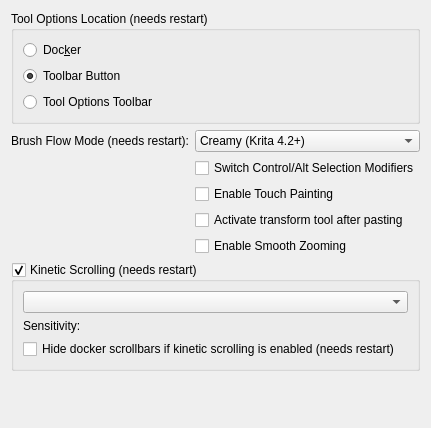
     <widget class="QWidget" name="Tools">
      <attribute name="title">
       <string>Tools</string>
      </attribute>
      <layout class="QFormLayout" name="formLayout_12">
       <item row="0" column="0" colspan="2">
        <widget class="QGroupBox" name="groupBox_4">
         <property name="title">
          <string>Tool Options Location (needs restart)</string>
         </property>
         <layout class="QVBoxLayout" name="verticalLayout_3">
          <item>
           <widget class="QRadioButton" name="m_radioToolOptionsInDocker">
            <property name="text">
             <string>Doc&amp;ker</string>
            </property>
           </widget>
          </item>
          <item>
           <widget class="QRadioButton" name="m_radioToolOptionsInToolbar">
            <property name="text">
             <string>Toolbar Button</string>
            </property>
            <property name="checked">
             <bool>true</bool>
            </property>
           </widget>
          </item>
          <item>
           <widget class="QRadioButton" name="m_radioToolOptionsInToolsToolbar">
            <property name="text">
             <string>Tool Options Toolbar</string>
            </property>
           </widget>
          </item>
         </layout>
        </widget>
       </item>
       <item row="1" column="0">
        <widget class="QLabel" name="lblFlowMode">
         <property name="text">
          <string>Brush Flow Mode (needs restart):</string>
         </property>
        </widget>
       </item>
       <item row="1" column="1">
        <widget class="QComboBox" name="cmbFlowMode">
         <item>
          <property name="text">
           <string>Creamy (Krita 4.2+)</string>
          </property>
         </item>
         <item>
          <property name="text">
           <string>Hard (Krita 4.1 and earlier versions)</string>
          </property>
         </item>
        </widget>
       </item>
       <item row="2" column="1">
        <widget class="QCheckBox" name="m_chkSwitchSelectionCtrlAlt">
         <property name="text">
          <string>Switch Control/Alt Selection Modifiers</string>
         </property>
        </widget>
       </item>
       <item row="3" column="1">
        <widget class="QCheckBox" name="chkEnableTouch">
         <property name="text">
          <string>Enable Touch Painting</string>
         </property>
        </widget>
       </item>
       <item row="4" column="1">
        <widget class="QCheckBox" name="chkEnableTranformToolAfterPaste">
         <property name="text">
          <string>Activate transform tool after pasting</string>
         </property>
        </widget>
       </item>
       <item row="5" column="1">
        <widget class="QCheckBox" name="chkEnableSmoothZooming">
         <property name="text">
          <string>Enable Smooth Zooming</string>
         </property>
         <property name="checked">
          <bool>false</bool>
         </property>
        </widget>
       </item>
       <item row="6" column="0" colspan="2">
        <widget class="QGroupBox" name="m_groupBoxKineticScrollingSettings">
         <property name="title">
          <string>Kinetic Scrolling (needs restart)</string>
         </property>
         <property name="checkable">
          <bool>true</bool>
         </property>
         <property name="checked">
          <bool>true</bool>
         </property>
         <layout class="QFormLayout" name="formLayout_10">
          <item row="0" column="0" colspan="2">
           <widget class="QComboBox" name="m_cmbKineticScrollingGesture"/>
          </item>
          <item row="1" column="0">
           <widget class="QLabel" name="labelKineticScrollingSensitivity">
            <property name="text">
             <string>Sensitivity:</string>
            </property>
           </widget>
          </item>
          <item row="1" column="1">
           <widget class="KisSliderSpinBox" name="m_kineticScrollingSensitivitySlider" native="true"/>
          </item>
          <item row="2" column="0" colspan="2">
           <widget class="QCheckBox" name="m_chkKineticScrollingHideScrollbars">
            <property name="text">
             <string>Hide docker scrollbars if kinetic scrolling is enabled (needs restart)</string>
            </property>
            <property name="checked">
             <bool>false</bool>
            </property>
           </widget>
          </item>
         </layout>
        </widget>
       </item>
       <item row="7" column="0" colspan="2">
        <spacer name="verticalSpacer_2">
         <property name="orientation">
          <enum>Qt::Vertical</enum>
         </property>
         <property name="sizeHint" stdset="0">
          <size>
           <width>20</width>
           <height>40</height>
          </size>
         </property>
        </spacer>
       </item>
      </layout>
     </widget>
